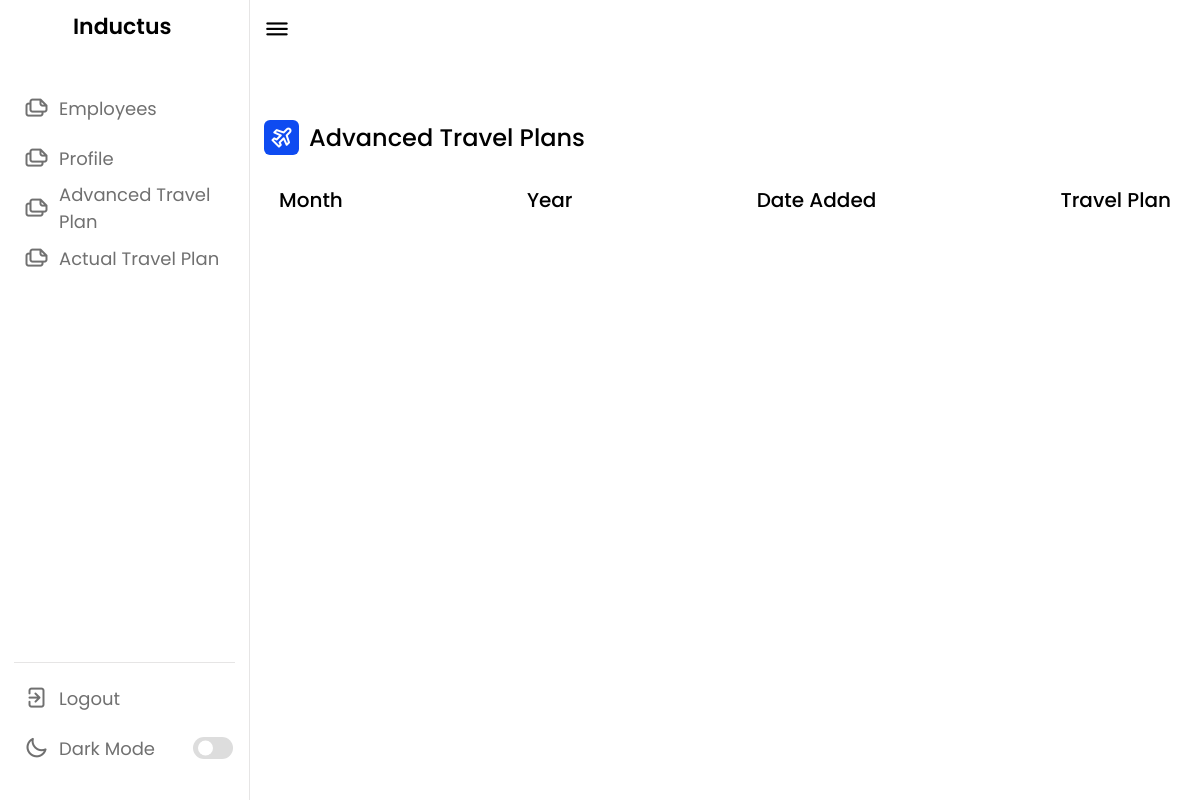
Page /employee/7e06c45b-a5ca-460d-8b0e-29f9c961be03/atp/ (signed in) on the earlier database version.
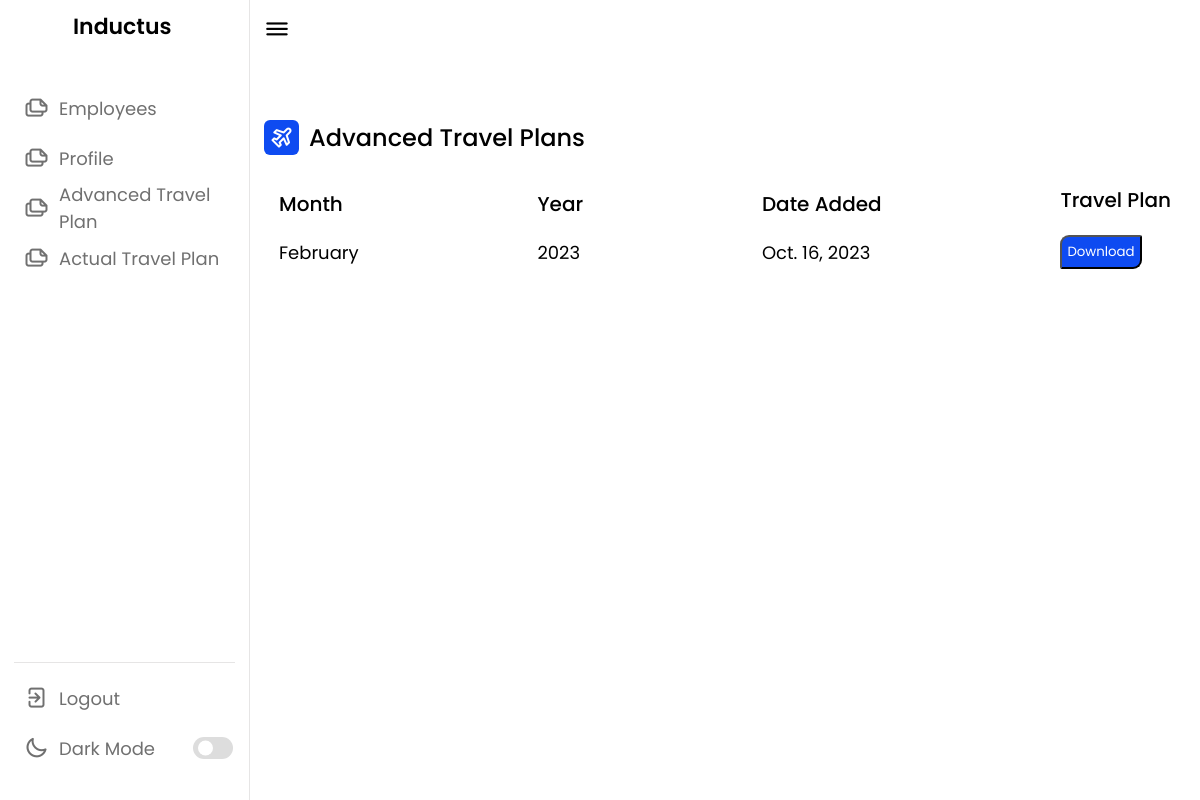
Same page on the later database version.
### base/models.py (models this page shows)
class AdvancedTravelPlan(models.Model):
    id = models.UUIDField(default=uuid.uuid4,primary_key=True,editable=False)
    employee = models.ForeignKey(Employee,on_delete=models.CASCADE)
    month = models.CharField(choices = [
        ('January', 'January'),
        ('February', 'February'),
        ('March' , 'March'),
        ('April','April'),
        ('May','May'),
        ('June','June'),
        ('July','July'),
        ('August','August'),
        ('September','September'),
        ('October','October'),
        ('November','November'),
        ('December','December')
    ],default = "January",max_length=10)
    year = models.CharField(max_length=20,default = "2023",null=True)
    date_added = models.DateField(auto_now_add=True)
    trip_plan = models.FileField(upload_to=get_upload_path)
    def __str__(self):
        return str(self.employee)

### base/views.py (the view)
# urls.py: path('employee/<str:pk>/atp/',AdvancedTravelPlanView,name='atp'),
@login_required(login_url='login')
def AdvancedTravelPlanView(request,pk):
    try:
        emp = Employee.objects.get(uuid=pk)
        print(emp)
        atp = AdvancedTravelPlan.objects.filter(employee=emp)
    except:
        atp = None
    context = {
        'atp' : atp,
        'emp' : emp
    }
    print(atp)
    return render(request,"advancedtravelplan.html",context)

### base/models.py (called while the page is built)
    def __str__(self):
        return str(self.Emp_name)

### base/templates/advancedtravelplan.html (shortened to what this page needs)
{% load static %}
<!DOCTYPE html>
<html lang="en">
<head>
    <link rel="stylesheet" href="{% static 'style.css' %}">
    <link rel="stylesheet" href="https://unicons.iconscout.com/release/v4.0.0/css/line.css">
</head>
<body>
    <nav>
        <div class="logo-name">
            <span class="logo_name">Inductus</span>
        </div>
        <div class="menu-items">
            <ul class="nav-links">
                <li><a href="{% url 'employees' %}">
                    <i class="uil uil-files-landscapes"></i>
                    <span class="link-name">Employees</span>
                </a></li>
                <li><a href="{% url 'employee' emp.uuid %}" target="_self">
                        <i class="uil uil-files-landscapes"></i>
                        <span class="link-name">Profile</span>
                    </a></li>
                    <li><a href="">
                        <i class="uil uil-files-landscapes"></i>
                        <span class="link-name">Advanced Travel Plan</span>
                    </a></li>
                    <li><a href="">
                        <i class="uil uil-files-landscapes"></i>
                        <span class="link-name">Actual Travel Plan</span>
                    </a></li>
            </ul>
            <ul class="logout-mode">
                <li><a href="{% url 'logout' %}">
                        <i class="uil uil-signout"></i>
                        <span class="link-name">Logout</span>
                    </a></li>
                <li class="mode">
                    <a href="#">
                        <i class="uil uil-moon"></i>
                        <span class="link-name">Dark Mode</span>
                    </a>
                    <div class="mode-toggle">
                        <span class="switch"></span>
                    </div>
                </li>
            </ul>
        </div>
    </nav>
    <section class="dashboard">
        <div class="top">
            <i class="uil uil-bars sidebar-toggle"></i>
        </div>
        <div class="dash-content">
            <div class="overview">
                <div class="activity">
                    <div class="emp-title">
                        <div class = "title-wrapper">
                        <i class="uil uil-plane-departure"></i>
                        <span class="text">Advanced Travel Plans</span>
                    </div>
                    </div>
                    <div class="activity-data">
                        <div class="data names">
                            <span class="data-title">Month</span>
                           {% for atp in atp %}
                           <span class="data-list">{{atp.month}}</span>
                           {% endfor %}
                        </div>
                        <div class="data email">
                            <span class="data-title">Year</span>
                            {% for atp in atp %}
                           <span class="data-list">{{atp.year}}</span>
                           {% endfor %}
                        </div>
                        <div class="data joined">
                            <span class="data-title">Date Added</span>
                            {% for atp in atp %}
                            <span class="data-list">{{atp.date_added}}</span>
                            {% endfor %}
                        </div>
                        <div class="data type">
                            <span class="data-title">Travel Plan</span>
                            {% for atp in atp %}
                        <span class="data-list"><button class="download-btn"><a href="{{atp.trip_plan.url}}" style="text-decoration:none; color: white;" >Download</a></button></span>
                            {% endfor %}
                        </div>
                    </div>
                    </div>
            </div>
    </section>
</body>
</html>

### static/style.css (style rules this page uses)
* { margin: 0; padding: 0; box-sizing: border-box; font-family: 'Poppins', sans-serif; }
:root { --primary-color: #0E4BF1; --panel-color: #FFF; --text-color: #000; --black-light-color: #707070; --border-color: #e6e5e5; --toggle-color: #DDD; --box1-color: #4DA3FF; --box2-color: #FFE6AC; --box3-color: #E7D1FC; --title-icon-color: #fff; --tran-05: all 0.5s ease; --tran-03: all 0.3s ease; --tran-03: all 0.2s ease; }
body { min-height: 100vh; background-color: var(--primary-color); }
nav { position: fixed; top: 0; left: 0; height: 100%; width: 250px; padding: 10px 14px; background-color: var(--panel-color); border-right: 1px solid var(--border-color); transition: var(--tran-05); }
nav .logo-name { display: flex; align-items: center; }
nav .logo-name .logo_name { font-size: 22px; font-weight: 600; color: var(--text-color); margin-left: 14px; transition: var(--tran-05); }
nav .menu-items { margin-top: 40px; height: calc(100% - 90px); display: flex; flex-direction: column; justify-content: space-between; }
.menu-items li { list-style: none; }
.menu-items li a { display: flex; align-items: center; height: 50px; text-decoration: none; position: relative; }
.menu-items li a i { font-size: 24px; min-width: 45px; height: 100%; display: flex; align-items: center; justify-content: center; color: var(--black-light-color); }
.menu-items li a .link-name { font-size: 18px; font-weight: 400; color: var(--black-light-color); transition: var(--tran-05); }
.menu-items .logout-mode { padding-top: 10px; border-top: 1px solid var(--border-color); }
.menu-items .mode { display: flex; align-items: center; white-space: nowrap; }
.menu-items .mode-toggle { position: absolute; right: 14px; height: 50px; min-width: 45px; display: flex; align-items: center; justify-content: center; cursor: pointer; }
.mode-toggle .switch { position: relative; display: inline-block; height: 22px; width: 40px; border-radius: 25px; background-color: var(--toggle-color); }
.switch:before { content: ""; position: absolute; left: 5px; top: 50%; transform: translateY(-50%); height: 15px; width: 15px; background-color: var(--panel-color); border-radius: 50%; transition: var(--tran-03); }
.dashboard { position: relative; left: 250px; background-color: var(--panel-color); min-height: 100vh; width: calc(100% - 250px); padding: 10px 14px; transition: var(--tran-05); }
.dashboard .top { position: fixed; top: 0; left: 250px; display: flex; width: calc(100% - 250px); justify-content: space-between; align-items: center; padding: 10px 14px; background-color: var(--panel-color); transition: var(--tran-05); z-index: 10; }
.dashboard .top .sidebar-toggle { font-size: 26px; color: var(--text-color); cursor: pointer; }
.dashboard .dash-content { padding-top: 50px; }
.dash-content .activity .activity-data { display: flex; justify-content: space-between; align-items: center; width: 100%; }
.activity .activity-data { display: flex; }
.activity-data .data { display: flex; flex-direction: column; margin: 0 15px; }
.activity-data .data-title { font-size: 20px; font-weight: 500; color: var(--text-color); }
.activity-data .data .data-list { font-size: 18px; font-weight: 400; margin-top: 20px; white-space: nowrap; color: var(--text-color); }
.title-wrapper { display:flex; }
.emp-title i { position: relative; height: 35px; width: 35px; background-color: var(--primary-color); border-radius: 6px; color: var(--title-icon-color); display: flex; align-items: center; justify-content: center; font-size: 24px; }
.emp-title .text { font-size: 24px; font-weight: 500; color: var(--text-color); margin-left: 10px; }
.emp-title { display: flex; align-items: center; margin: 60px 0 30px 0; justify-content: space-between !important; }
.download-btn { background-color: #0E4BF1; padding: 5px; border-radius: 9px 2px; }

Differences in the rows shown:
added AdvancedTravelPlan: month "February", year "2023", date_added "Oct. 16, 2023"
